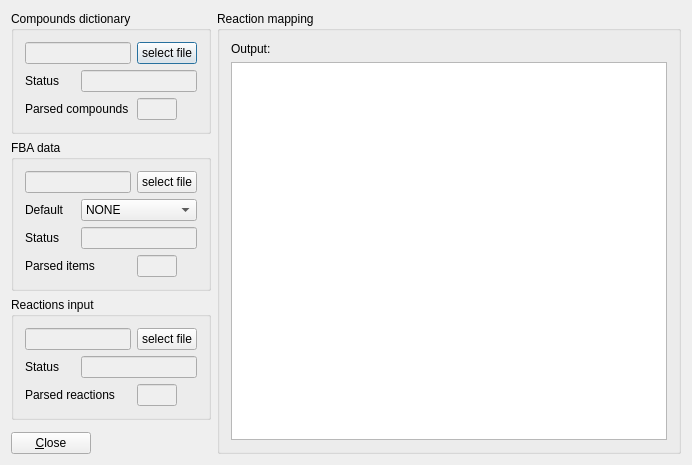
<ui version="4.0" >
 <class>PalssonKeggConverterClass</class>
 <widget class="QDialog" name="PalssonKeggConverterClass" >
  <property name="geometry" >
   <rect>
    <x>0</x>
    <y>0</y>
    <width>692</width>
    <height>447</height>
   </rect>
  </property>
  <property name="windowTitle" >
   <string>PalssonKeggConverter</string>
  </property>
  <layout class="QGridLayout" name="gridLayout_4" >
   <item row="0" column="0" >
    <widget class="QGroupBox" name="groupBox" >
     <property name="maximumSize" >
      <size>
       <width>200</width>
       <height>16777215</height>
      </size>
     </property>
     <property name="title" >
      <string>Compounds dictionary</string>
     </property>
     <layout class="QGridLayout" name="gridLayout" >
      <item row="0" column="0" colspan="2" >
       <widget class="QLineEdit" name="lineEdit" >
        <property name="enabled" >
         <bool>false</bool>
        </property>
       </widget>
      </item>
      <item row="0" column="2" >
       <widget class="QPushButton" name="pushButton" >
        <property name="maximumSize" >
         <size>
          <width>60</width>
          <height>16777215</height>
         </size>
        </property>
        <property name="text" >
         <string>select file</string>
        </property>
       </widget>
      </item>
      <item row="1" column="0" >
       <widget class="QLabel" name="label" >
        <property name="text" >
         <string>Status</string>
        </property>
       </widget>
      </item>
      <item row="1" column="1" colspan="2" >
       <widget class="QLineEdit" name="lineEdit_2" >
        <property name="enabled" >
         <bool>false</bool>
        </property>
       </widget>
      </item>
      <item row="2" column="0" colspan="2" >
       <widget class="QLabel" name="label_2" >
        <property name="text" >
         <string>Parsed compounds</string>
        </property>
       </widget>
      </item>
      <item row="2" column="2" >
       <widget class="QLineEdit" name="lineEdit_3" >
        <property name="enabled" >
         <bool>false</bool>
        </property>
        <property name="maximumSize" >
         <size>
          <width>40</width>
          <height>16777215</height>
         </size>
        </property>
       </widget>
      </item>
     </layout>
    </widget>
   </item>
   <item rowspan="5" row="0" column="1" >
    <widget class="QGroupBox" name="groupBox_3" >
     <property name="title" >
      <string>Reaction mapping</string>
     </property>
     <layout class="QVBoxLayout" name="verticalLayout" >
      <item>
       <widget class="QLabel" name="label_5" >
        <property name="text" >
         <string>Output:</string>
        </property>
       </widget>
      </item>
      <item>
       <widget class="QTextEdit" name="textEdit" />
      </item>
     </layout>
    </widget>
   </item>
   <item row="2" column="0" >
    <widget class="QGroupBox" name="groupBox_2" >
     <property name="maximumSize" >
      <size>
       <width>200</width>
       <height>16777215</height>
      </size>
     </property>
     <property name="title" >
      <string>Reactions input</string>
     </property>
     <layout class="QGridLayout" name="gridLayout_2" >
      <item row="0" column="0" colspan="2" >
       <widget class="QLineEdit" name="lineEdit_4" >
        <property name="enabled" >
         <bool>false</bool>
        </property>
       </widget>
      </item>
      <item row="0" column="2" >
       <widget class="QPushButton" name="pushButton_2" >
        <property name="maximumSize" >
         <size>
          <width>60</width>
          <height>16777215</height>
         </size>
        </property>
        <property name="text" >
         <string>select file</string>
        </property>
       </widget>
      </item>
      <item row="1" column="0" >
       <widget class="QLabel" name="label_3" >
        <property name="text" >
         <string>Status</string>
        </property>
       </widget>
      </item>
      <item row="1" column="1" colspan="2" >
       <widget class="QLineEdit" name="lineEdit_5" >
        <property name="enabled" >
         <bool>false</bool>
        </property>
       </widget>
      </item>
      <item row="2" column="0" colspan="2" >
       <widget class="QLabel" name="label_4" >
        <property name="text" >
         <string>Parsed reactions</string>
        </property>
       </widget>
      </item>
      <item row="2" column="2" >
       <widget class="QLineEdit" name="lineEdit_6" >
        <property name="enabled" >
         <bool>false</bool>
        </property>
        <property name="maximumSize" >
         <size>
          <width>40</width>
          <height>16777215</height>
         </size>
        </property>
       </widget>
      </item>
     </layout>
    </widget>
   </item>
   <item row="4" column="0" >
    <widget class="QPushButton" name="pushButton_3" >
     <property name="sizePolicy" >
      <sizepolicy vsizetype="Fixed" hsizetype="Fixed" >
       <horstretch>0</horstretch>
       <verstretch>0</verstretch>
      </sizepolicy>
     </property>
     <property name="text" >
      <string>&amp;Close</string>
     </property>
    </widget>
   </item>
   <item row="1" column="0" >
    <widget class="QGroupBox" name="groupBox_4" >
     <property name="maximumSize" >
      <size>
       <width>200</width>
       <height>16777215</height>
      </size>
     </property>
     <property name="title" >
      <string>FBA data</string>
     </property>
     <layout class="QGridLayout" name="gridLayout_3" >
      <item row="0" column="0" colspan="2" >
       <widget class="QLineEdit" name="lineEdit_7" >
        <property name="enabled" >
         <bool>false</bool>
        </property>
       </widget>
      </item>
      <item row="0" column="2" >
       <widget class="QPushButton" name="pushButton_4" >
        <property name="maximumSize" >
         <size>
          <width>60</width>
          <height>16777215</height>
         </size>
        </property>
        <property name="text" >
         <string>select file</string>
        </property>
       </widget>
      </item>
      <item row="2" column="0" >
       <widget class="QLabel" name="label_6" >
        <property name="text" >
         <string>Status</string>
        </property>
       </widget>
      </item>
      <item row="2" column="1" colspan="2" >
       <widget class="QLineEdit" name="lineEdit_8" >
        <property name="enabled" >
         <bool>false</bool>
        </property>
       </widget>
      </item>
      <item row="3" column="0" colspan="2" >
       <widget class="QLabel" name="label_7" >
        <property name="text" >
         <string>Parsed items</string>
        </property>
       </widget>
      </item>
      <item row="3" column="2" >
       <widget class="QLineEdit" name="lineEdit_9" >
        <property name="enabled" >
         <bool>false</bool>
        </property>
        <property name="maximumSize" >
         <size>
          <width>40</width>
          <height>16777215</height>
         </size>
        </property>
       </widget>
      </item>
      <item row="1" column="1" colspan="2" >
       <widget class="QComboBox" name="comboBox" >
        <item>
         <property name="text" >
          <string>NONE</string>
         </property>
        </item>
        <item>
         <property name="text" >
          <string>BOTH</string>
         </property>
        </item>
       </widget>
      </item>
      <item row="1" column="0" >
       <widget class="QLabel" name="label_8" >
        <property name="text" >
         <string>Default</string>
        </property>
       </widget>
      </item>
     </layout>
    </widget>
   </item>
  </layout>
 </widget>
 <layoutdefault spacing="6" margin="11" />
 <resources/>
 <connections/>
</ui>
